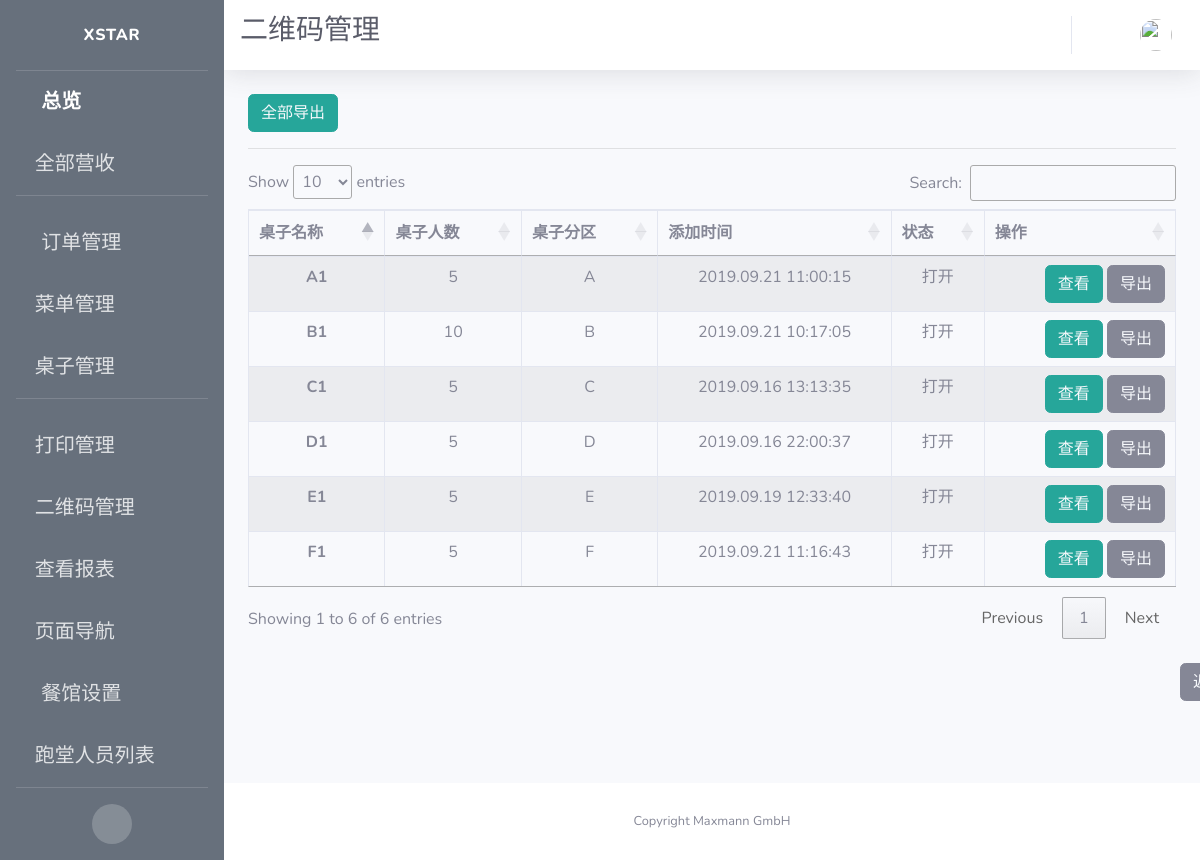
Screenshot of /qrcode/manage with the database file from the repository.
### app/models.py (models this page shows, shortened)
class Table(db.Model):
    id = db.Column(db.Integer, primary_key=True, unique=True, index=True)
    name = db.Column(db.String(100), unique=True)
    number = db.Column(db.Integer, nullable=False, unique=False)
    section = db.Column(db.String(10), unique=False)
    seats = db.Column(db.String(100))
    is_on = db.Column(db.Boolean, nullable=False, default=False)
    timeCreated = db.Column(db.DateTime, default=datetime.utcnow)
    container = db.Column(db.String(300))

### app/routes.py (the view)
@app.route('/qrcode/manage')
def qrcode_manage():
    tables = Table.query.all()
    context = dict(referrer=request.headers.get('Referer'),
                   title=u"二维码管理",
                   tables=tables,
                   company_name=company_info.get('company_name'),
                   format=datetime_format)
    return render_template('qrcode.html', **context)

### app/templates/qrcode.html (shortened to what this page needs)
{% extends 'base.html' %}
{% block css %}
<link rel="stylesheet" type="text/css" href="https://cdn.datatables.net/1.10.19/css/jquery.dataTables.css">
<link rel="stylesheet" type="text/css" href="https://cdnjs.cloudflare.com/ajax/libs/twitter-bootstrap/4.1.3/css/bootstrap.css">
<link rel="stylesheet" type="text/css" href="https://cdn.datatables.net/1.10.19/css/dataTables.bootstrap4.min.css">
{% endblock %}
{% block title %}
<h1 class="h3 mb-2 text-gray-800">二维码管理</h1>
<br>
{% endblock %}
{% block content %}
<button type="button" class="btn btn-info" style="border-color:#26a69a; background-color:#26a69a;">
  <a href={{url_for('export_qrcode', table_name="All")}} style="color: rgb(247, 249, 252)">
     全部导出
  </a>
</button>
<hr>
<div class="row">
    <div class="col-sm-12">
      <table id="example" class="table table-striped table-bordered">
      <thead>
        <tr>
          <th scope="col">桌子名称</th>
          <th scope="col">桌子人数</th>
          <th scope="col">桌子分区</th>
          <th scope="col">添加时间</th>
          <th scope="col">状态</th>
          <th scope="col">操作</th>
        </tr>
      </thead>
      <tbody>
        {% for table in tables %}
        <tr>
          <th scope="row">{{ table.name }}</th>
          <td>{{ table.number }}</td>
          <td>{{ table.section }}</td>
          <td>{{ table.timeCreated.strftime(format) }}</td>
          {% if table.is_on %}
          <td>打开</td>
          {% else %}
          <td>关闭</td>
          {% endif %}
          <td style="text-align:right">
            <span>
              <button type="button" class="btn btn-info" style="border-color:#26a69a; background-color:#26a69a;">
                <a style="color: rgb(247, 249, 252)" href="{{ url_for('view_qrcodes', table_id=table.id) }}">
                  查看
                </a>
              </button>
            </span>
            <span>
              <button type="button" class="btn btn-secondary">
                <a href={{url_for('export_qrcode', table_name=table.name)}} style="color: rgb(247, 249, 252)">
                  导出
                </a>
              </button>
            </span>
          </td>
        </tr>
        {% endfor %}
      </tbody>
    </table>
    </div>
</div>
<br>
<button type="button" class="btn btn-secondary" id="back">
  <a style="color: rgb(247, 249, 252)" href={{ referrer }}>
    返回
</button>
{% endblock %}

### app/templates/qrcode.html (style rules this page uses)
#back { margin-left: 932px; margin-bottom:20px; }
table { text-align: center; }

### rows the page displays
Table: name "C1", number "5", section "C", timeCreated "2019.09.16 13:13:35", is_on "打开"
Table: name "D1", number "5", section "D", timeCreated "2019.09.16 22:00:37", is_on "打开"
Table: name "E1", number "5", section "E", timeCreated "2019.09.19 12:33:40", is_on "打开"
Table: name "B1", number "10", section "B", timeCreated "2019.09.21 10:17:05", is_on "打开"
Table: name "A1", number "5", section "A", timeCreated "2019.09.21 11:00:15", is_on "打开"
Table: name "F1", number "5", section "F", timeCreated "2019.09.21 11:16:43", is_on "打开"

### other values shown
{{ company_name }} "Maxmann GmbH"
